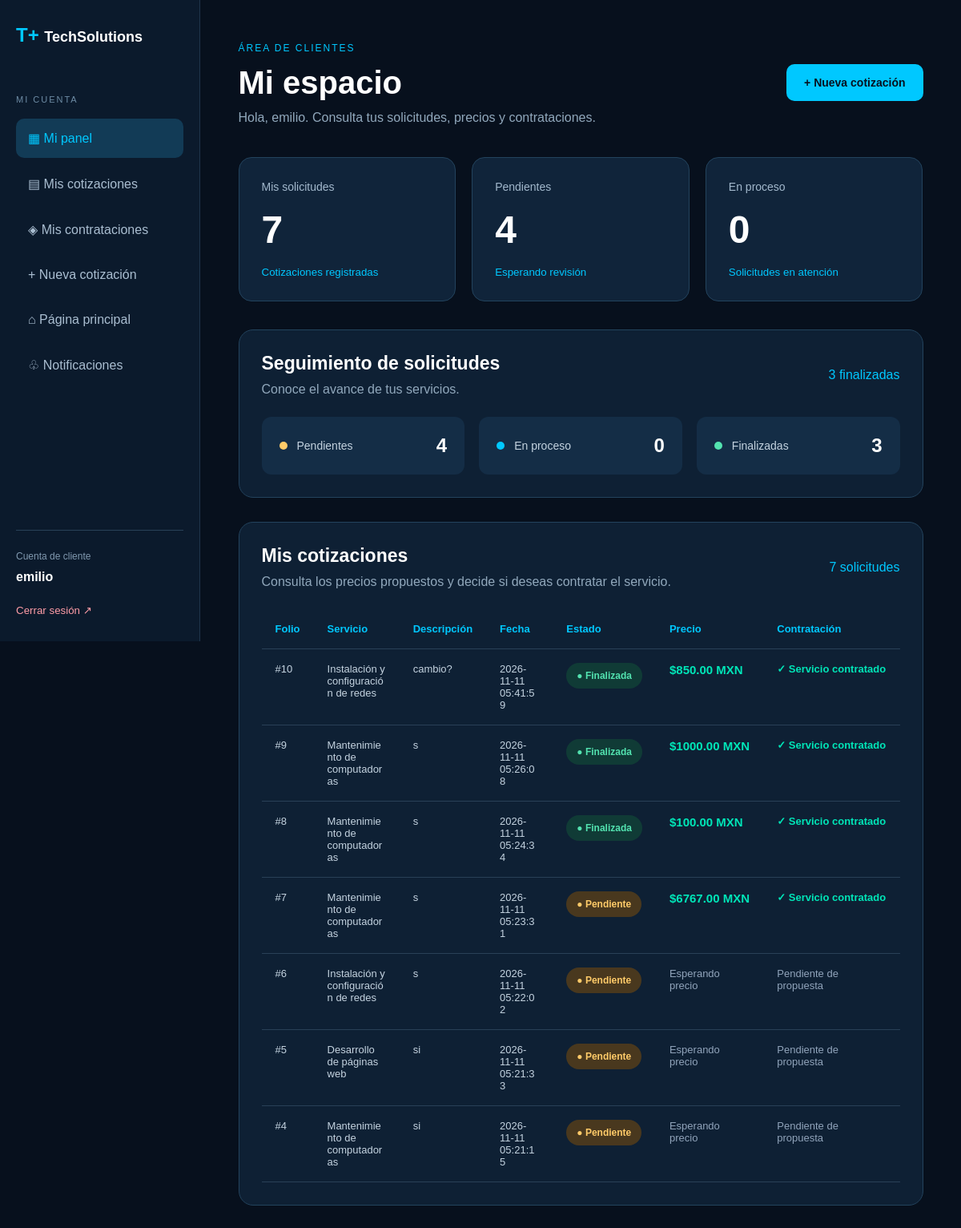
Page /cliente (signed in) on the committed database.
### tables this page shows
CREATE TABLE cotizaciones (
    id INTEGER PRIMARY KEY AUTOINCREMENT,
    nombre TEXT NOT NULL,
    correo TEXT NOT NULL,
    servicio TEXT NOT NULL,
    descripcion TEXT NOT NULL,
    fecha TIMESTAMP DEFAULT CURRENT_TIMESTAMP
, estado TEXT NOT NULL DEFAULT 'Pendiente', usuario_id INTEGER REFERENCES usuarios(id), precio REAL, decision TEXT NOT NULL DEFAULT 'Pendiente', fecha_aceptacion TEXT, fecha_inicio TEXT, fecha_finalizacion TEXT);

### app.py (the view)
@app.route("/cliente")
def panel_cliente():
    if "usuario_id" not in session:
        return redirect(url_for("login"))
    if session.get("rol") != "cliente":
        return redirect(url_for("administrador"))
    conexion = conectar()
    cotizaciones = conexion.execute("""
        SELECT *
        FROM cotizaciones
        WHERE usuario_id = ?
        ORDER BY id DESC
    """, (session["usuario_id"],)).fetchall()
    total_cotizaciones = len(cotizaciones)
    pendientes = sum(
        1 for cotizacion in cotizaciones
        if cotizacion["estado"] == "Pendiente"
    )
    en_proceso = sum(
        1 for cotizacion in cotizaciones
        if cotizacion["estado"] == "En proceso"
    )
    finalizadas = sum(
        1 for cotizacion in cotizaciones
        if cotizacion["estado"] == "Finalizada"
    )
    conexion.close()
    return render_template(
        "cliente.html",
        cotizaciones=cotizaciones,
        total_cotizaciones=total_cotizaciones,
        pendientes=pendientes,
        en_proceso=en_proceso,
        finalizadas=finalizadas
    )

### app.py (called while the page is built)
def conectar():
    conexion = sqlite3.connect(BASE_DATOS)
    conexion.row_factory = sqlite3.Row
    return conexion

@app.context_processor
def contador_notificaciones():
    resultado = {
        "notificaciones_pendientes": 0,
        "notificaciones_admin_pendientes": 0
    }
    if "usuario_id" not in session:
        return resultado
    conexion = conectar()
    cantidad = conexion.execute("""
        SELECT COUNT(*) AS total
        FROM notificaciones
        WHERE usuario_id = ?
          AND leida = 0
    """, (session["usuario_id"],)).fetchone()["total"]
    conexion.close()
    if session.get("rol") == "cliente":
        resultado["notificaciones_pendientes"] = cantidad
    elif session.get("rol") == "admin":
        resultado["notificaciones_admin_pendientes"] = cantidad
    return resultado

### templates/cliente.html (shortened to what this page needs)
<!DOCTYPE html>
<html lang="es">
<head>
    <link rel="stylesheet" href="{{ url_for('static', filename='css/estilos.css') }}">
</head>
<body class="ts-dashboard-body">
<div class="ts-dashboard">
    <aside class="ts-sidebar">
        <a href="/" class="ts-sidebar-logo">
            T+ <span>TechSolutions</span>
        </a>
        <div class="ts-sidebar-grupo">
            <p>MI CUENTA</p>
            <a href="{{ url_for('panel_cliente') }}" class="activo">
                ▦ Mi panel
            </a>
            <a href="{{ url_for('panel_cliente') }}#mis-cotizaciones">
                ▤ Mis cotizaciones
            </a>
            <a href="{{ url_for('mis_contrataciones') }}">
                ◈ Mis contrataciones
            </a>
            <a href="{{ url_for('cotizacion') }}">
                + Nueva cotización
            </a>
            <a href="{{ url_for('inicio') }}">
                ⌂ Página principal
            </a>
            <a href="{{ url_for('notificaciones') }}">
                ♧ Notificaciones
            </a>
        </div>
        <div class="ts-sidebar-abajo">
            <span>Cuenta de cliente</span>
            <strong>{{ session.get("nombre") }}</strong>
            <form action="{{ url_for('logout') }}" method="POST">
                <button type="submit">Cerrar sesión ↗</button>
            </form>
        </div>
    </aside>
    <main class="ts-dashboard-main">
        <div class="ts-dashboard-superior">
            <div>
                <span class="ts-dashboard-etiqueta">
                    ÁREA DE CLIENTES
                </span>
                <h1>Mi espacio</h1>
                <p>
                    Hola, {{ session.get("nombre") }}.
                    Consulta tus solicitudes, precios y contrataciones.
                </p>
            </div>
            <a href="{{ url_for('cotizacion') }}" class="ts-cliente-boton">
                + Nueva cotización
            </a>
        </div>
        <div class="ts-dashboard-metricas">
            <div class="ts-metrica">
                <span>Mis solicitudes</span>
                <strong>{{ total_cotizaciones }}</strong>
                <small>Cotizaciones registradas</small>
            </div>
            <div class="ts-metrica">
                <span>Pendientes</span>
                <strong>{{ pendientes }}</strong>
                <small>Esperando revisión</small>
            </div>
            <div class="ts-metrica">
                <span>En proceso</span>
                <strong>{{ en_proceso }}</strong>
                <small>Solicitudes en atención</small>
            </div>
        </div>
        <div class="ts-dashboard-seccion">
            <div class="ts-dashboard-titulo">
                <div>
                    <h2>Seguimiento de solicitudes</h2>
                    <p>Conoce el avance de tus servicios.</p>
                </div>
                <span>{{ finalizadas }} finalizadas</span>
            </div>
            <div class="ts-cliente-resumen">
                <div>
                    <span class="ts-cliente-punto pendiente"></span>
                    <span>Pendientes</span>
                    <strong>{{ pendientes }}</strong>
                </div>
                <div>
                    <span class="ts-cliente-punto proceso"></span>
                    <span>En proceso</span>
                    <strong>{{ en_proceso }}</strong>
                </div>
                <div>
                    <span class="ts-cliente-punto finalizada"></span>
                    <span>Finalizadas</span>
                    <strong>{{ finalizadas }}</strong>
                </div>
            </div>
        </div>
        <div class="ts-dashboard-seccion" id="mis-cotizaciones">
            <div class="ts-dashboard-titulo">
                <div>
                    <h2>Mis cotizaciones</h2>
                    <p>
                        Consulta los precios propuestos y decide
                        si deseas contratar el servicio.
                    </p>
                </div>
                <span>{{ total_cotizaciones }} solicitudes</span>
            </div>
            {% if cotizaciones %}
            <div class="ts-dashboard-tabla">
                <table>
                    <thead>
                        <tr>
                            <th>Folio</th>
                            <th>Servicio</th>
                            <th>Descripción</th>
                            <th>Fecha</th>
                            <th>Estado</th>
                            <th>Precio</th>
                            <th>Contratación</th>
                        </tr>
                    </thead>
                    <tbody>
                        {% for cotizacion in cotizaciones %}
                        <tr>
                            <td>#{{ cotizacion["id"] }}</td>
                            <td>{{ cotizacion["servicio"] }}</td>
                            <td>{{ cotizacion["descripcion"] }}</td>
                            <td>{{ cotizacion["fecha"] }}</td>
                            <td>
                                {% if cotizacion["estado"] == "Pendiente" %}
                                    <span class="ts-cliente-estado ts-estado-pendiente">
                                        ● Pendiente
                                    </span>
                                {% elif cotizacion["estado"] == "En proceso" %}
                                    <span class="ts-cliente-estado ts-estado-proceso">
                                        ● En proceso
                                    </span>
                                {% elif cotizacion["estado"] == "Finalizada" %}
                                    <span class="ts-cliente-estado ts-estado-finalizada">
                                        ● Finalizada
                                    </span>
                                {% else %}
                                    {{ cotizacion["estado"] }}
                                {% endif %}
                            </td>
                            <td>
                                {% if cotizacion["precio"] is not none %}
                                    <strong class="ts-precio-cliente">
                                        ${{ "%.2f"|format(cotizacion["precio"]) }} MXN
                                    </strong>
                                {% else %}
                                    <span class="ts-precio-espera">
                                        Esperando precio
                                    </span>
                                {% endif %}
                            </td>
                            <td>
                                {% if cotizacion["decision"] == "Aceptada" %}
                                    <span class="ts-decision-aceptada">
                                        ✓ Servicio contratado
                                    </span>
                                {% elif cotizacion["decision"] == "Rechazada" %}
                                    <span class="ts-decision-rechazada">
                                        ✕ Cotización rechazada
                                    </span>
                                {% else %}
                                    <span class="ts-precio-espera">
                                        Pendiente de propuesta
                                    </span>
                                {% endif %}
                            </td>
                        </tr>
                        {% endfor %}
                    </tbody>
                </table>
            </div>
            {% endif %}
        </div>
    </main>
</div>
</body>
</html>

### rows in the picture
cotizaciones: id "10", servicio "Instalación y configuración de redes", descripcion "cambio?", fecha "2026-11-11 05:41:59", estado "● Finalizada", precio "850.00", decision "✓ Servicio contratado"
cotizaciones: id "9", servicio "Mantenimiento de computadoras", descripcion "s", fecha "2026-11-11 05:26:08", estado "● Finalizada", precio "1000.00", decision "✓ Servicio contratado"
cotizaciones: id "8", servicio "Mantenimiento de computadoras", descripcion "s", fecha "2026-11-11 05:24:34", estado "● Finalizada", precio "100.00", decision "✓ Servicio contratado"
cotizaciones: id "7", servicio "Mantenimiento de computadoras", descripcion "s", fecha "2026-11-11 05:23:31", estado "● Pendiente", precio "6767.00", decision "✓ Servicio contratado"
cotizaciones: id "6", servicio "Instalación y configuración de redes", descripcion "s", fecha "2026-11-11 05:22:02", estado "● Pendiente", shows "Esperando precio", decision "Pendiente de propuesta"
cotizaciones: id "5", servicio "Desarrollo de páginas web", descripcion "si", fecha "2026-11-11 05:21:33", estado "● Pendiente", shows "Esperando precio", decision "Pendiente de propuesta"
cotizaciones: id "4", servicio "Mantenimiento de computadoras", descripcion "si", fecha "2026-11-11 05:21:15", estado "● Pendiente", shows "Esperando precio", decision "Pendiente de propuesta"

### other values in the picture
{{ session.get("nombre") }} "emilio"
{{ total_cotizaciones }} "7"
{{ pendientes }} "4"
{{ en_proceso }} "0"
{{ finalizadas }} "3"
